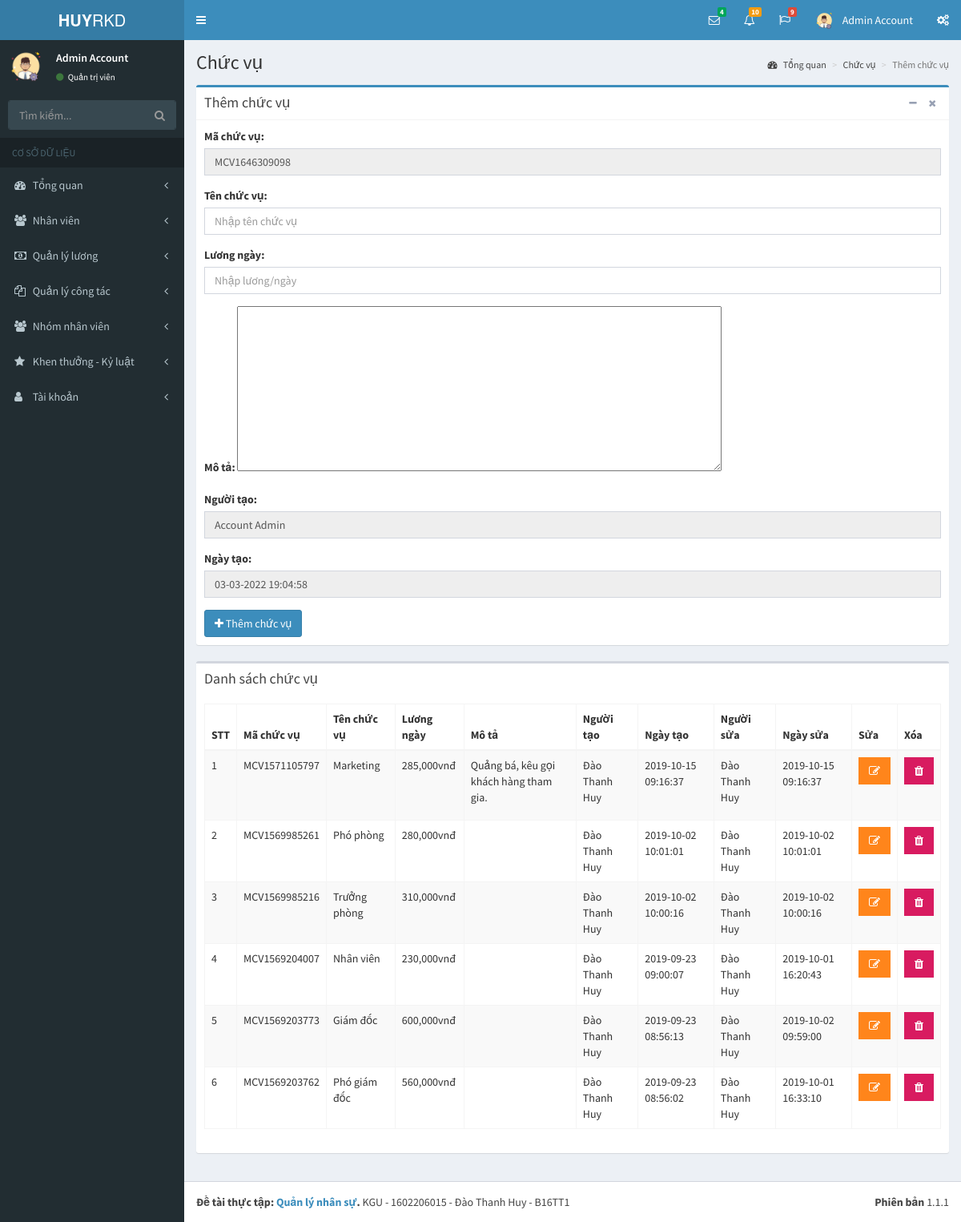
Screenshot of /pages/chuc-vu.php (signed in) with the database file from the repository.
### tables this page shows
CREATE TABLE `tai_khoan` (
  `id` int(11) NOT NULL,
  `ho` varchar(50) NOT NULL,
  `ten` varchar(50) NOT NULL,
  `hinh_anh` varchar(50) NOT NULL,
  `email` varchar(50) NOT NULL,
  `mat_khau` varchar(50) NOT NULL,
  `so_dt` varchar(50) NOT NULL,
  `quyen` tinyint(1) NOT NULL,
  `trang_thai` tinyint(1) NOT NULL,
  `truy_cap` int(11) NOT NULL,
  `ngay_tao` datetime NOT NULL,
  `ngay_sua` datetime NOT NULL
);

CREATE TABLE `chuc_vu` (
  `id` int(11) NOT NULL,
  `ma_chuc_vu` varchar(50) NOT NULL,
  `ten_chuc_vu` varchar(255) NOT NULL,
  `luong_ngay` double NOT NULL,
  `ghi_chu` varchar(255) NOT NULL,
  `nguoi_tao` varchar(50) NOT NULL,
  `ngay_tao` datetime NOT NULL,
  `nguoi_sua` varchar(50) NOT NULL,
  `ngay_sua` datetime NOT NULL
);

### pages/chuc-vu.php (the view, shortened to what this page needs)
<?php
if(isset($_SESSION['username']) && isset($_SESSION['level']))
{
  include('../layouts/header.php');
  include('../layouts/topbar.php');
  include('../layouts/sidebar.php');
  $showData = "SELECT id, ma_chuc_vu, ten_chuc_vu, luong_ngay, ghi_chu, nguoi_tao, ngay_tao, nguoi_sua, ngay_sua FROM chuc_vu ORDER BY ngay_tao DESC";
  $result = mysqli_query($conn, $showData);
  $arrShow = array();
  while ($row = mysqli_fetch_array($result)) {
    $arrShow[] = $row;
  }
  $positionCode = "MCV" . time();
?>
  <div class="content-wrapper">
    <section class="content-header">
      <h1>
        Chức vụ
      </h1>
      <ol class="breadcrumb">
        <li><a href="index.php?p=index&a=statistic"><i class="fa fa-dashboard"></i> Tổng quan</a></li>
        <li><a href="chuc-vu.php?p=staff&a=position">Chức vụ</a></li>
        <li class="active">Thêm chức vụ</li>
      </ol>
    </section>
    <section class="content">
      <div class="row">
        <div class="col-xs-12">
          <div class="box box-primary">
            <div class="box-header with-border">
              <h3 class="box-title">Thêm chức vụ</h3>
              <div class="box-tools pull-right">
                <button type="button" class="btn btn-box-tool" data-widget="collapse"><i class="fa fa-minus"></i></button>
                <button type="button" class="btn btn-box-tool" data-widget="remove"><i class="fa fa-remove"></i></button>
              </div>
            </div>
            <div class="box-body">
              <form action="" method="POST">
                <div class="row">
                  <div class="col-md-12">
                    <div class="form-group">
                      <label for="exampleInputEmail1">Mã chức vụ: </label>
                      <input type="text" class="form-control" id="exampleInputEmail1" name="positionCode" value="<?php echo $positionCode; ?>" readonly>
                    </div>
                    <div class="form-group">
                      <label for="exampleInputEmail1">Tên chức vụ: </label>
                      <input type="text" class="form-control" id="exampleInputEmail1" placeholder="Nhập tên chức vụ" name="titlePosition">
                    </div>
                    <div class="form-group">
                      <label for="exampleInputEmail1">Lương ngày: </label>
                      <input type="text" class="form-control" id="exampleInputEmail1" placeholder="Nhập lương/ngày" name="salary">
                    </div>
                    <div class="form-group">
                      <label for="exampleInputEmail1">Mô tả: </label>
                      <textarea id="editor1" rows="10" cols="80" name="description">
                      </textarea>
                    </div>
                    <div class="form-group">
                      <label for="exampleInputEmail1">Người tạo: </label>
                      <input type="text" class="form-control" id="exampleInputEmail1" value="<?php echo $row_acc['ho']; ?> <?php echo $row_acc['ten']; ?>" name="personCreate" readonly>
                    </div>
                    <div class="form-group">
                      <label for="exampleInputEmail1">Ngày tạo: </label>
                      <input type="text" class="form-control" id="exampleInputEmail1" value="<?php echo date('d-m-Y H:i:s'); ?>" name="dateCreate" readonly>
                    </div>
                    <?php
                      if($_SESSION['level'] == 1)
                        echo "<button type='submit' class='btn btn-primary' name='save'><i class='fa fa-plus'></i> Thêm chức vụ</button>";
                    ?>
                  </div>
                </div>
              </form>
            </div>
          </div>
          <div class="box">
            <div class="box-header">
              <h3 class="box-title">Danh sách chức vụ</h3>
            </div>
            <div class="box-body">
              <div class="table-responsive">
                <table id="example1" class="table table-bordered table-striped">
                  <thead>
                  <tr>
                    <th>STT</th>
                    <th>Mã chức vụ</th>
                    <th>Tên chức vụ</th>
                    <th>Lương ngày</th>
                    <th>Mô tả</th>
                    <th>Người tạo</th>
                    <th>Ngày tạo</th>
                    <th>Người sửa</th>
                    <th>Ngày sửa</th>
                    <th>Sửa</th>
                    <th>Xóa</th>
                  </tr>
                  </thead>
                  <tbody>
                  <?php
                    $count = 1;
                    foreach ($arrShow as $arrS)
                    {
                  ?>
                      <tr>
                        <td><?php echo $count; ?></td>
                        <td><?php echo $arrS['ma_chuc_vu']; ?></td>
                        <td><?php echo $arrS['ten_chuc_vu']; ?></td>
                        <td><?php echo number_format($arrS['luong_ngay']). "vnđ"; ?></td>
                        <td><?php echo $arrS['ghi_chu']; ?></td>
                        <td><?php echo $arrS['nguoi_tao']; ?></td>
                        <td><?php echo $arrS['ngay_tao']; ?></td>
                        <td><?php echo $arrS['nguoi_sua']; ?></td>
                        <td><?php echo $arrS['ngay_sua']; ?></td>
                        <th>
                          <?php
                            if($row_acc['quyen'] == 1)
                            {
                              echo "<form method='POST'>";
                              echo "<button type='submit' class='btn bg-orange btn-flat'  name='edit'><i class='fa fa-edit'></i></button>";
                              echo "</form>";
                            }
                            else
                            {
                              echo "<button type='button' class='btn bg-orange btn-flat' disabled><i class='fa fa-edit'></i></button>";
                            }
                          ?>
                        </th>
                        <th>
                          <?php
                            if($row_acc['quyen'] == 1)
                            {
                              echo "<button type='button' class='btn bg-maroon btn-flat' data-toggle='modal' data-target='#exampleModal' data-whatever='".$arrS['id']."'><i class='fa fa-trash'></i></button>";
                            }
                            else
                            {
                              echo "<button type='button' class='btn bg-maroon btn-flat' disabled><i class='fa fa-trash'></i></button>";
                            }
                          ?>
                        </th>
                      </tr>
                  <?php
                      $count++;
                    }
                  ?>
                  </tbody>
                </table>
              </div>
            </div>
          </div>
        </div>
      </div>
    </section>
  </div>
<?php
  include('../layouts/footer.php');
}
else
{
  header('Location: dang-nhap.php');
}
?>

### layouts/topbar.php (shortened to what this page needs)
<body class="hold-transition skin-blue sidebar-mini">
<div class="wrapper">
  <header class="main-header">
    <a href="index.php?p=index&a=statistic" class="logo">
      <span class="logo-lg"><b>HUY</b>RKD</span>
    </a>
    <nav class="navbar navbar-static-top">
      <a href="#" class="sidebar-toggle" data-toggle="push-menu" role="button">
      </a>
      <div class="navbar-custom-menu">
        <ul class="nav navbar-nav">
          <li class="dropdown messages-menu">
            <a href="#" class="dropdown-toggle" data-toggle="dropdown">
              <i class="fa fa-envelope-o"></i>
              <span class="label label-success">4</span>
            </a>
          </li>
          <li class="dropdown notifications-menu">
            <a href="#" class="dropdown-toggle" data-toggle="dropdown">
              <i class="fa fa-bell-o"></i>
              <span class="label label-warning">10</span>
            </a>
          </li>
          <li class="dropdown tasks-menu">
            <a href="#" class="dropdown-toggle" data-toggle="dropdown">
              <i class="fa fa-flag-o"></i>
              <span class="label label-danger">9</span>
            </a>
          </li>
          <li class="dropdown user user-menu">
            <a href="#" class="dropdown-toggle" data-toggle="dropdown">
              <img src="../uploads/images/<?php echo $row_acc['hinh_anh']; ?>" class="user-image" alt="User Image">
              <span class="hidden-xs"><?php echo $row_acc['ten']; ?> <?php echo $row_acc['ho']; ?></span>
            </a>
          </li>
          <li>
            <a href="#" data-toggle="control-sidebar"><i class="fa fa-gears"></i></a>
          </li>
        </ul>
      </div>
    </nav>
  </header>

### layouts/sidebar.php (shortened to what this page needs)
<aside class="main-sidebar">
  <section class="sidebar">
    <div class="user-panel">
      <div class="pull-left image">
        <img src="../uploads/images/<?php echo $row_acc['hinh_anh']; ?>" class="img-circle" alt="User Image">
      </div>
      <div class="pull-left info">
        <p>
          <?php echo $row_acc['ten']; ?> <?php echo $row_acc['ho']; ?>
        </p>
        <a href="#"><i class="fa fa-circle text-success"></i>
          <?php
            if($row_acc['quyen'] == 1)
            {
              echo "Quản trị viên";
            }
            else
            {
              echo "Nhân viên";
            }
          ?>
        </a>
      </div>
    </div>
    <form action="#" method="get" class="sidebar-form">
      <div class="input-group">
        <input type="text" name="q" class="form-control" placeholder="Tìm kiếm...">
        <span class="input-group-btn">
              <button type="submit" name="search" id="search-btn" class="btn btn-flat"><i class="fa fa-search"></i>
              </button>
            </span>
      </div>
    </form>
    <ul class="sidebar-menu" data-widget="tree">
      <li class="header">CƠ SỞ DỮ LIỆU</li>
      <li class="<?php if($p == 'index') echo 'active'; ?> treeview">
        <a href="#">
          <i class="fa fa-dashboard"></i> <span>Tổng quan</span>
          <span class="pull-right-container">
            <i class="fa fa-angle-left pull-right"></i>
          </span>
        </a>
      </li>
      <li class="<?php if($p == 'staff') echo 'active'; ?> treeview">
        <a href="#">
          <i class="fa fa-users"></i>
          <span>Nhân viên</span>
          <span class="pull-right-container">
            <i class="fa fa-angle-left pull-right"></i>
          </span>
        </a>
      </li>
      <li class="<?php if($p == 'salary') echo 'active'; ?> treeview">
        <a href="#">
          <i class="fa fa-money"></i>
          <span>Quản lý lương</span>
          <span class="pull-right-container">
            <i class="fa fa-angle-left pull-right"></i>
          </span>
        </a>
      </li>
      <li class="<?php if($p == 'collaborate') echo 'active'; ?> treeview">
        <a href="#">
          <i class="fa fa-files-o"></i>
          <span>Quản lý công tác</span>
          <span class="pull-right-container">
            <i class="fa fa-angle-left pull-right"></i>
          </span>
        </a>
      </li>
      <li class="<?php if($p == 'group') echo 'active'; ?> treeview">
        <a href="#">
          <i class="fa fa-users"></i> <span>Nhóm nhân viên</span>
          <span class="pull-right-container">
            <i class="fa fa-angle-left pull-right"></i>
          </span>
        </a>
      </li>
      <li class="<?php if($p == 'bonus-discipline') echo 'active'; ?> treeview">
        <a href="#">
          <i class="fa fa-star"></i> <span>Khen thưởng - Kỷ luật</span>
          <span class="pull-right-container">
            <i class="fa fa-angle-left pull-right"></i>
          </span>
        </a>
      </li>
      <li class="<?php if($p == 'account') echo 'active'; ?> treeview">
        <a href="#">
          <i class="fa fa-user"></i> <span>Tài khoản</span>
          <span class="pull-right-container">
            <i class="fa fa-angle-left pull-right"></i>
          </span>
        </a>
      </li>
    </ul>
  </section>
</aside>

### rows the page displays
tai_khoan: hinh_anh (picture), ten "Admin", ho "Account", personCreate "Account Admin"
chuc_vu: ma_chuc_vu "MCV1571105797", ten_chuc_vu "Marketing", luong_ngay "285,000", ghi_chu "Quảng bá, kêu gọi khách hàng tham gia.", nguoi_tao "Đào Thanh Huy", ngay_tao "2019-10-15 09:16:37", nguoi_sua "Đào Thanh Huy", ngay_sua "2019-10-15 09:16:37"
chuc_vu: ma_chuc_vu "MCV1569985261", ten_chuc_vu "Phó phòng", luong_ngay "280,000", nguoi_tao "Đào Thanh Huy", ngay_tao "2019-10-02 10:01:01", nguoi_sua "Đào Thanh Huy", ngay_sua "2019-10-02 10:01:01"
chuc_vu: ma_chuc_vu "MCV1569985216", ten_chuc_vu "Trưởng phòng", luong_ngay "310,000", nguoi_tao "Đào Thanh Huy", ngay_tao "2019-10-02 10:00:16", nguoi_sua "Đào Thanh Huy", ngay_sua "2019-10-02 10:00:16"
chuc_vu: ma_chuc_vu "MCV1569204007", ten_chuc_vu "Nhân viên", luong_ngay "230,000", nguoi_tao "Đào Thanh Huy", ngay_tao "2019-09-23 09:00:07", nguoi_sua "Đào Thanh Huy", ngay_sua "2019-10-01 16:20:43"
chuc_vu: ma_chuc_vu "MCV1569203773", ten_chuc_vu "Giám đốc", luong_ngay "600,000", nguoi_tao "Đào Thanh Huy", ngay_tao "2019-09-23 08:56:13", nguoi_sua "Đào Thanh Huy", ngay_sua "2019-10-02 09:59:00"
chuc_vu: ma_chuc_vu "MCV1569203762", ten_chuc_vu "Phó giám đốc", luong_ngay "560,000", nguoi_tao "Đào Thanh Huy", ngay_tao "2019-09-23 08:56:02", nguoi_sua "Đào Thanh Huy", ngay_sua "2019-10-01 16:33:10"
